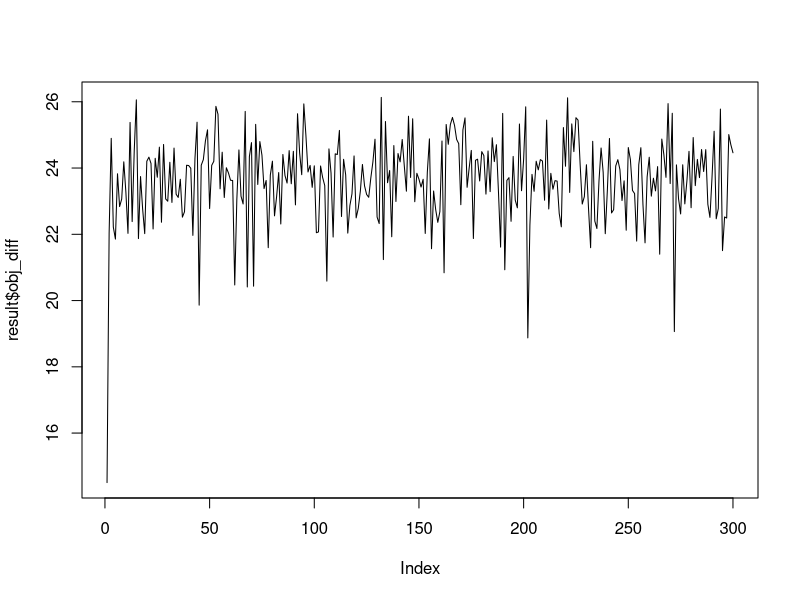

The R source for this figure:
library(glmnet)
set.seed(123)

elastic_net_interaction <- function(x_df, y, groups, alpha = 0.5, lambda_seq = NULL, nfolds = 5, tol = 1e-4, max_iters = 1000) {

  x <- as.matrix(x_df)
  
  # Create a list of groups, each group containing the column indices of x corresponding to the feature names in char_list
  groups <- lapply(char_list, function(char_group) {
    sapply(char_group, function(feature_name) which(colnames(x_df) == feature_name))
  })
  
  # Define interaction terms
  interaction_terms <- function(x, betas, group1, group2) {
    (x[, group1, drop = FALSE] %*% betas[group1]) * (x[, group2, drop = FALSE] %*% betas[group2])
  }
  
  # learn betas without interaction terms to get starting beta values, using ridge
  fit_beta0 <- cv.glmnet(x, y, alpha = 0, lambda = lambda_seq, nfolds = nfolds)
  best_lambda <- fit_beta0$lambda.min
  beta_main <- coef(fit_beta0, s = best_lambda)[-1]  # exclude intercept
  
  # calculate interaction terms for all combinations of groups
  n_groups <- length(groups)
  interaction_indices <- t(combn(n_groups, 2))
  
  # initialize interaction matrix
  n_combinations <- ncol(combn(n_groups, 2))
  interactions <- matrix(0, nrow(x), n_combinations)
  
  # Calculate interaction terms using the current betas
  for (i in seq_len(nrow(interaction_indices))) {
    group1 <- groups[[interaction_indices[i, 1]]]
    group2 <- groups[[interaction_indices[i, 2]]]
    interactions[, i] <- interaction_terms(x, beta_main, group1, group2)
  }
  
  # make feature matrix with original features and interactions
  x_with_interactions <- cbind(x, interactions)
  
  # initialize variables for convergence checking
  converged <- FALSE
  iter <- 0
  obj_diff <- NULL
  betas <- rep(1, ncol(x_with_interactions))
  dev_glmnet <- obj_dev <- Inf
  
  # Learn betas outside the interaction term until convergence
  while (!converged && iter < max_iters) {
    iter <- iter + 1
    if(!iter %% 10) cat("iter =", iter, "; dev_glmnet =", dev_glmnet, "; obj_dev =", obj_dev, "\n")
    # Calculate interaction terms using the current betas
    for (i in seq_len(nrow(interaction_indices))) {
      group1 <- groups[[interaction_indices[i, 1]]]
      group2 <- groups[[interaction_indices[i, 2]]]
      interactions[, i] <- interaction_terms(x, beta_main, group1, group2)
    }
    
    # Make feature matrix with original features and interactions
    x_with_interactions <- cbind(x, interactions)
    
    # Fit model
    pf <- betas
    pf[pf == 0] <- 1e-2
    pf <- 1 / pf
    fit_with_interactions <- cv.glmnet(x_with_interactions, y, alpha = alpha, lambda = lambda_seq, nfolds = nfolds, penalty.factor = pf)
    best_lambda <- fit_with_interactions$lambda.min
    
    # Update betas using the new beta values
    new_betas <- as.vector(coef(fit_with_interactions))[-1]  # exclude intercept
    

    new_beta_main <- new_betas[1:ncol(x)]
    
    best_lambda_idx <- which(fit_with_interactions$lambda == best_lambda)
    dev_glmnet_curr <-  (1 - fit_with_interactions$glmnet$dev.ratio[best_lambda_idx]) * fit_with_interactions$glmnet$nulldev
    obj_dev <- abs(dev_glmnet_curr - dev_glmnet)/dev_glmnet_curr
    if ( obj_dev < tol ) {  # Only check convergence for the betas without interaction terms
      converged <- TRUE
    } else {
      dev_glmnet <- dev_glmnet_curr
      beta_main <- new_beta_main
      betas <- new_betas  # Update betas only if not converged
    }
    
    obj_diff <- c(obj_diff, dev_glmnet)
  }
  # betas <- new_betas
  beta_interaction <- betas[(ncol(x) + 1):length(betas)]
  
  # make named vectors for beta_main and beta_interaction
  named_beta_main <- setNames(beta_main, colnames(x_df))
  
  # make named vector for beta_interaction
  interaction_names <- apply(interaction_indices, 1, function(idx) {
    paste(names(char_list)[idx[1]], "*", names(char_list)[idx[2]])
  })
  named_beta_interaction <- setNames(beta_interaction, interaction_names)
  
  return(list(obj_diff=obj_diff, beta_main = named_beta_main, beta_interaction = named_beta_interaction, iterations = iter, best_lambda = best_lambda))
  # return(list(beta_main = beta_main, beta_interaction = beta_interaction, iterations = iter, best_lambda = best_lambda))
}

# Create a synthetic dataset with some interaction effect
set.seed(42)
n <- 100
p <- 20

X_df <- matrix(rnorm(n * p), n, p)
colnames(X_df) <- paste0("X", 1:p)

X_df <- cbind(X_df, matrix(rnorm(n*100), nrow = n))

# Create true betas
true_betas <- runif(p, -1, 1)
true_betas <- c(true_betas, rep(0,100))

beta1 <- matrix(true_betas[1:5], ncol=1)
beta2 <- matrix(true_betas[6:10], ncol=1)
beta4 <- matrix(true_betas[16:20], ncol=1)

# Define character lists for each group of features
char_group1 <- colnames(X_df)[1:5]
char_group2 <- colnames(X_df)[6:10]
char_group3 <- colnames(X_df)[11:15]
char_group4 <- colnames(X_df)[16:20]

X_group1 = X_df[, char_group1]
X_group2 = X_df[, char_group2]
X_group4 = X_df[, char_group4]

# Add interaction effects
interaction_effect <- (X_group1 %*% beta1) * (X_group2 %*% beta2) * 1 + (X_group1 %*% beta1) * (X_group4 %*% beta4) * 0.5
X_mat <- as.matrix(X_df)
y <- X_mat %*% true_betas + interaction_effect + rnorm(n)

char_list <- list(group1 = char_group1,
                  group2 = char_group2,
                  group3 = char_group3,
                  group4 = char_group4)

x_df <- scale(X_df)
y <- scale(y)
# Run the elastic net interaction function
set.seed(123)
result <- elastic_net_interaction(x_df, y, char_list, alpha = 0.05, lambda_seq = NULL, nfolds = 5, tol = 1e-4, max_iters = 300)
# Print the results
print(result)
plot(result$obj_diff, type = "l", lty = 1)

